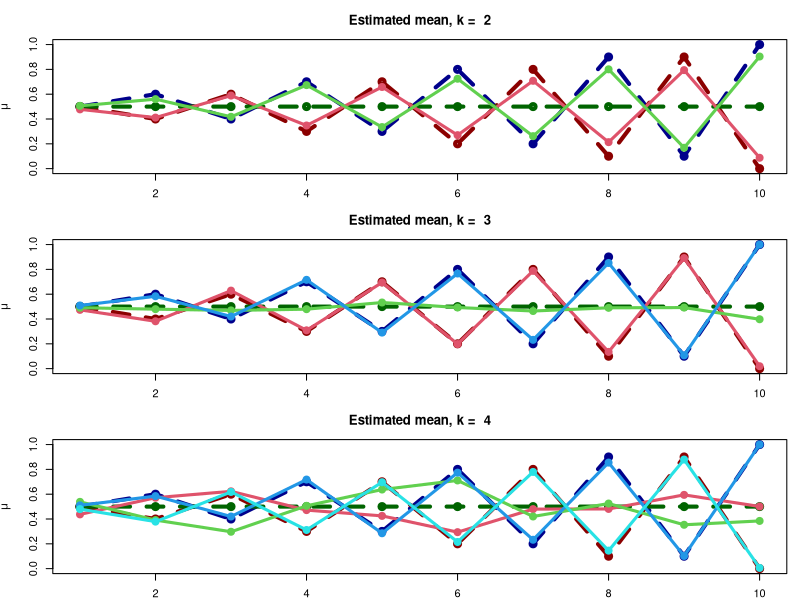
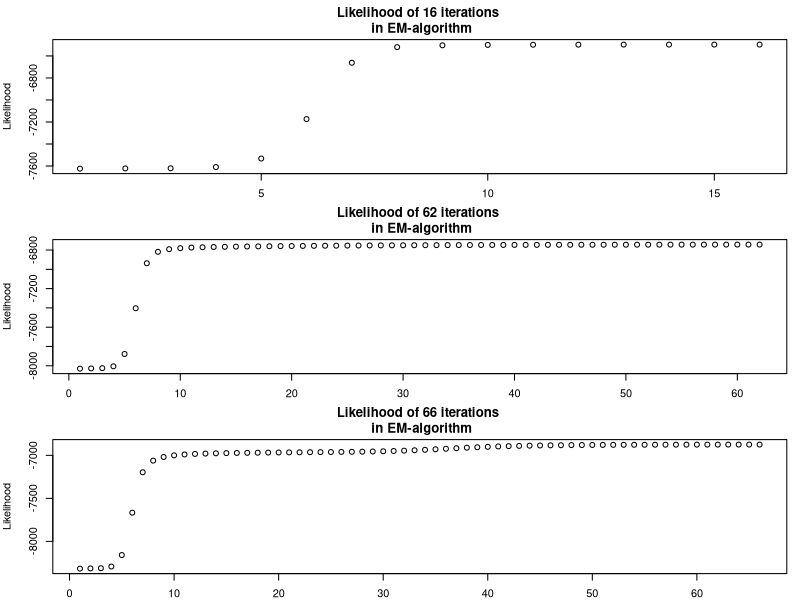

The R source for these figures, in order:
## ---- chunk 1
# 2. E-step
E_step <- function(K,N,pi,mu,x,z){
for(k in 1:K){
  for(n in 1:N){    
  z[n,k] <- pi[k]* prod( ( mu[k,]^x[n,] ) * (1-mu[k,])^(1-x[n,]))
  }
} 
z <- z/rowSums(z)
return(z)
}
## ---- chunk 2
# 2. log likelihood
log_likelihood <- function(N, K,llik, it, z, pi, x, mu){
for(n in 1:N ){
  for(k in 1:K){
    llik[it] <- llik[it] + z[n,k] *  (log(pi[k]) + sum(x[n,] * log(mu[k,]) + (1- x[n,])*log(1- mu[k,])))
  }
}
return(llik)  
}

## ---- chunk 3
# 2. M-step
M_step <- function(z,N,x){
pi <- colSums(z)/N
mu <- t(z) %*% x /colSums(z)
return(list(pi=pi,mu=mu))
}
## ---- chunk 4
# 2. EM_algorithm
EM_algorithm <- function(K){
# CREATE DATA STEP
set.seed(1234567890)
max_it <- 100; min_change <- 0.1; N=1000; D=10
x <- matrix(nrow=N, ncol=D);true_pi <- vector(length = 3); true_mu <- matrix(nrow=3, ncol=D)
true_pi=c(1/3, 1/3, 1/3)
true_mu[1,]=c(0.5,0.6,0.4,0.7,0.3,0.8,0.2,0.9,0.1,1)
true_mu[2,]=c(0.5,0.4,0.6,0.3,0.7,0.2,0.8,0.1,0.9,0)
true_mu[3,]=c(0.5,0.5,0.5,0.5,0.5,0.5,0.5,0.5,0.5,0.5)
# Producing the training data
for(n in 1:N) {
  k <- sample(1:3,1,prob=true_pi)
  for(d in 1:D){
    x[n,d] <- rbinom(1,1,true_mu[k,d])
  }
}
z <- matrix(nrow=N, ncol=K) # fractional component assignments
pi <- vector(length = K) # mixing coefficients
mu <- matrix(nrow=K, ncol=D) # conditional distributions
llik <- vector(length = max_it) # log likelihood of the EM iterations

# Random initialization of the parameters
pi <- runif(K,0.49,0.51);pi <- pi / sum(pi)
for(k in 1:K) {
mu[k,] <- runif(D,0.49,0.51)
}
for(it in 1:max_it) {
Sys.sleep(0.5)
# E-step: Computation of the fractional component assignments
z <- E_step(K=K,N=N,pi=pi,mu=mu,x=x,z=z)
#Log likelihood computation.
llik <- log_likelihood(N=N,K=K,llik=llik,it=it,z=z,pi=pi,x=x,mu=mu)

cat("iteration: ", it, "log likelihood: ", llik[it], "\n")
flush.console() 
# Stop if the log likelihood has not changed significantly
if(it > 1 ){
  if(( abs(llik[it]- llik[it-1])  < min_change)){
  break   
  }
}
#M-step: ML parameter estimation from the data and fractional component assignments
pi <- M_step(z=z,N=N,x=x)$pi
mu <- M_step(z=z,N=N,x=x)$mu
}
invisible(list(true_mu = true_mu, true_pi=true_pi,
          estimated_pi=pi,estimated_mu=mu, likelihood=llik,x=x,z=z))
}

## ---- chunk 5
## Plotting function
plot_mu <- function(KX){
par(mar=c(2,4,3,1))
plot(KX$true_mu[1,], type="o",lty = 2,lwd=4, col="dark blue", ylim=c(0,1),ylab=expression(mu), main= paste("Estimated mean, k = ", nrow(KX$estimated_mu) ))
points(KX$true_mu[2,], type="o",lty = 2,lwd=4, col="dark red")
points(KX$true_mu[3,], type="o",lty = 2,lwd=4, col="dark green")
for(i in 1:nrow(KX$estimated_mu)){
points(KX$estimated_mu[i,], type="o",lty = 1,lwd=3, col=1+i)
}
}

plot_likelihood <- function(KX){
plot(KX$likelihood[KX$likelihood!=0],xlab="Iteration",ylab="Likelihood", main=paste("Likelihood of",sum(KX$likelihood!=0),"iterations \n in EM-algorithm"))
}

## ---- chunk 6
KX <- lapply(2:4, function(k){EM_algorithm(K=k)})
## ---- chunk 7
par(mfrow=c(3,1),mar=c(0,0,0,0))
plot_mu(KX[[1]])
plot_mu(KX[[2]])
plot_mu(KX[[3]])
## ---- chunk 8
par(mfrow=c(3,1))
plot_likelihood(KX[[1]])
plot_likelihood(KX[[2]])
plot_likelihood(KX[[3]])

knitr::kable(data.frame(K=c(2,3,4) ,
  LogLikelihood= c(KX[[1]]$likelihood[ sum( KX[[1]]$likelihood != 0)],
    KX[[2]]$likelihood[ sum( KX[[2]]$likelihood != 0)],
    KX[[3]]$likelihood[ sum( KX[[3]]$likelihood != 0)]) ))
